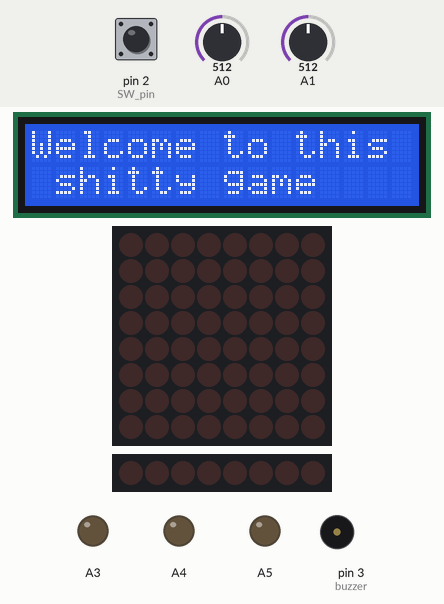
Recording of a sketch running on a simulated Arduino Uno, built with avr-gcc and run on an emulated ATmega328P. Parts: 16×2 character LCD, 8×8 LED matrix, 8 shift-register outputs drawn as a row of LEDs (first output left, lit = HIGH), output pins drawn as LEDs (lit = HIGH), buzzer (waves = sounding, pin HIGH). The test bench sets the inputs (shaded band); at power-on: pin 2 (SW_pin) HIGH, A0 = 512, A1 = 512. Random numbers use the default seed unless the sketch sets one.

Above: at 0.5 s.
At 7.5 s:
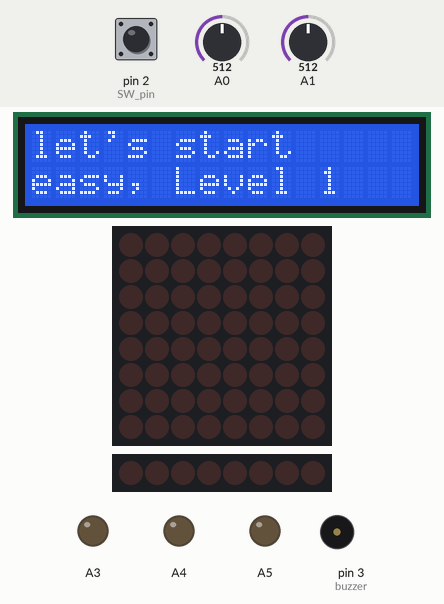
At 18.0 s:
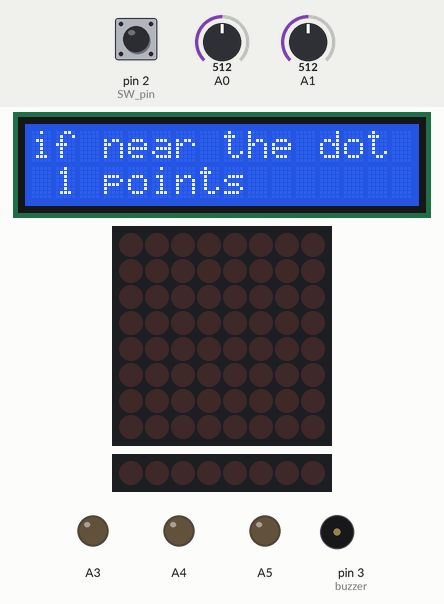
At 34.7 s:
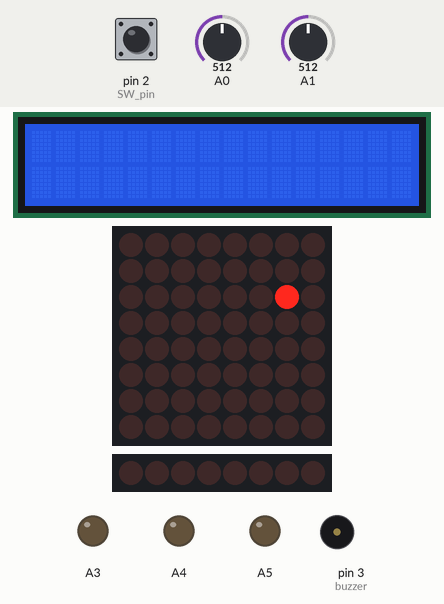
Timing chart, 0 to 36.7 s (numbered marks = the images above):
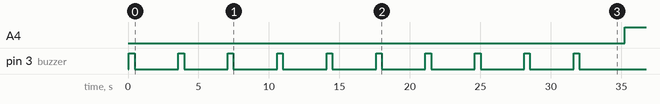

Measured:
- by itself, A4: LOW → HIGH at 35.2 s
- what the display in image 1 shows lasts 3.0 s, from 7.1 s to 10.1 s

The sketch:

main_game.ino
```cpp
// LiquidCrystal library for the LCD-Display
//  and LedControl library for the MAX7219 Module (led matrix)
#include <LiquidCrystal.h>
#include <LedControl.h>

// built in push-button for the joystick module
const int SW_pin = 2;
const int buzzer = 3;

// object for the lcd
LiquidCrystal lcd(7, 8, 9, 10, 11, 12);
LedControl lc = LedControl(6, 4, 5, 1);

// digits byte representation for the 1 digit 7-segment display
byte seven_seg_digits[10] = {
  B11111100,
  B01100000,
  B11011010,
  B11110010,
  B01100110,
  B10110110,
  B10111110,
  B11100000,
  B11111110,
  B11100110
};

// zero byte
byte solution_byte = B00000000;

// colum and rows for the game
int random_column = 0;
int random_row = 0;
int userStartingColumn = random(0, 8);
int userStartingRow = random(0, 8);
int currentColumn = userStartingColumn;
int currentRow = userStartingRow;

// integers for the game
int turn_firstLevel = 0;
int totalPoints = 0;

void start(){
  lcd.setCursor(0, 0);
  lcd.print("Welcome to this");
  lcd.setCursor(0, 1);
  lcd.print(" shitty game");
  buzzerSound(400);
  delay(2200);
  lcd.clear();
  delay(500);
  lcd.setCursor(0, 0);
  lcd.print("where u suck or");
  lcd.setCursor(0, 1);
  lcd.print("not, we'll see");
  buzzerSound(400);
  delay(2200);
  lcd.clear();
  delay(500);
  lcd.setCursor(0, 0);
  lcd.print("let's start");
  lcd.setCursor(0, 1);
  lcd.print("easy, Level 1");
  buzzerSound(400);
  delay(2200);
  lcd.clear();
  delay(500);
  lcd.setCursor(0, 0);
  lcd.print("a dot blinks");
  lcd.setCursor(0, 1);
  lcd.print(" go to it");
  buzzerSound(400);
  delay(2200);
  lcd.clear();
  delay(500);
  lcd.setCursor(0, 0);
  lcd.print("if u on the dot");
  lcd.setCursor(0, 1);
  lcd.print(" 2 points");
  buzzerSound(400);
  delay(2200);
  lcd.clear();
  delay(500);
  lcd.setCursor(0, 0);
  lcd.print("if near the dot");
  lcd.setCursor(0, 1);
  lcd.print(" 1 points");
  buzzerSound(400);
  delay(2200);
  lcd.clear();
  delay(500);
  lcd.setCursor(0, 0);
  lcd.print("if away from dot");
  lcd.setCursor(0, 1);
  lcd.print(" u suck");
  buzzerSound(400);
  delay(2200);
  lcd.clear();
  delay(500);
  lcd.setCursor(0, 0);
  lcd.print("show me");
  lcd.setCursor(0, 1);
  lcd.print(" what u got");
  buzzerSound(400);
  delay(2200);
  lcd.clear();
  delay(500);
  lcd.setCursor(0, 0);
  lcd.print("each turn u");
  lcd.setCursor(0, 1);
  lcd.print(" have less time");
  buzzerSound(400);
  delay(2200);
  lcd.clear();
  delay(500);
  lcd.setCursor(0, 0);
  lcd.print("Level 1: ");
  buzzerSound(400);
  delay(2200);
  lcd.clear();

}

void setup() {
  pinMode(SW_pin, INPUT_PULLUP);
  pinMode(buzzer, OUTPUT);
  pinMode(A4, OUTPUT);
  pinMode(A5, OUTPUT);
  pinMode(A3, OUTPUT);

  Serial.begin(9600);
  lcd.begin(16, 2);

  lc.shutdown(0, false);
  lc.setIntensity(0, 8);
  lc.clearDisplay(0);

  start();
}

void sevenSegWrite(byte digit) {
  digitalWrite(A4, LOW);
  shiftOut(A3, A5, LSBFIRST, seven_seg_digits[digit]);
  digitalWrite(A4, HIGH);
}

void randomAnswerGenerator() {
  random_column = random(0, 8);
  random_row = random(0, 8);

  lc.setRow(0, random_row, solution_byte|(byte)(1 << random_column));
  delay(500);
  lc.clearDisplay(0);
}

void UserControl(int* userStartingColumn, int* userStartingRow, int x_value, int y_value) {
  if ((x_value > 650) && (*userStartingRow < 7)) {
      (*userStartingRow)++;
  } else if ((x_value < 400) && (*userStartingRow > 0)) {
      (*userStartingRow)--;
  }

  if ((y_value > 650) && (*userStartingColumn > 0)) {
      (*userStartingColumn)--;
  } else if ((y_value < 400) && (*userStartingColumn < 7)) {
      (*userStartingColumn)++;
  }

  delay(100);

  if ((userStartingColumn != currentColumn) || (userStartingRow != currentRow)) {
      currentColumn = *userStartingColumn;
      currentRow = *userStartingRow;
      lc.clearDisplay(0);
  }

  lc.setRow(0, currentRow, 1 << currentColumn);
}

void buzzerSound(int delayTime){
  digitalWrite(buzzer, HIGH);
  delay(delayTime);
  digitalWrite(buzzer, LOW);
  delay(delayTime);
}

void firstLevel(int* totalPoints, int turn_firstLevel){

  int digit = 200 - turn_firstLevel*20;
  bool buttonPushed = false;


  randomAnswerGenerator();
  lc.setRow(0, userStartingRow, 1 << userStartingColumn);

  while (digit > 0) {
      int buttonState = digitalRead(SW_pin);
      int y_value = analogRead(A0);
      int x_value = analogRead(A1);

      if (buttonState == 0) {
          if ((random_column == currentColumn) && (random_row == currentRow)) {
              buttonPushed = true;
              lcd.setCursor(0, 0);
              lcd.print("u not bad");
              lcd.setCursor(0, 1);
              lcd.print("2 points to u");
              delay(2200);
              lcd.clear();
              (*totalPoints) += 2;
          } else if (((random_column-1 <= currentColumn) && (currentColumn <= random_column+1)) && ((random_row-1 <= currentRow) && (currentRow <= random_row+1))){
              buttonPushed = true;
              lcd.setCursor(0, 0);
              lcd.print("mehh it works");
              lcd.setCursor(0, 1);
              lcd.print("1 points to u");
              delay(2200);
              lcd.clear();
              (*totalPoints)++;
          } else {
            lcd.setCursor(0, 0);
            lcd.print("u suck");
            lcd.setCursor(0, 1);
            lcd.print("no points to u");
            delay(2200);
            lcd.clear();
          }

          currentRow = random(0, 8);
          currentColumn = random(0, 8);

          break;
      }

      UserControl(&userStartingColumn, &userStartingRow, x_value, y_value);
      delay(25);
      if (digit%20 == 0){
        sevenSegWrite(digit/20-1);
      }

      digit--;

  }


  delay(1000);
}

void loop() {

  for (int turn = 0; turn < 5; turn++){
    firstLevel(&totalPoints, turn);
  }
  lcd.setCursor(0, 0);
  lcd.print("your point is: ");
  lcd.setCursor(0, 1);
  lcd.print(totalPoints);

  exit;

}
```
